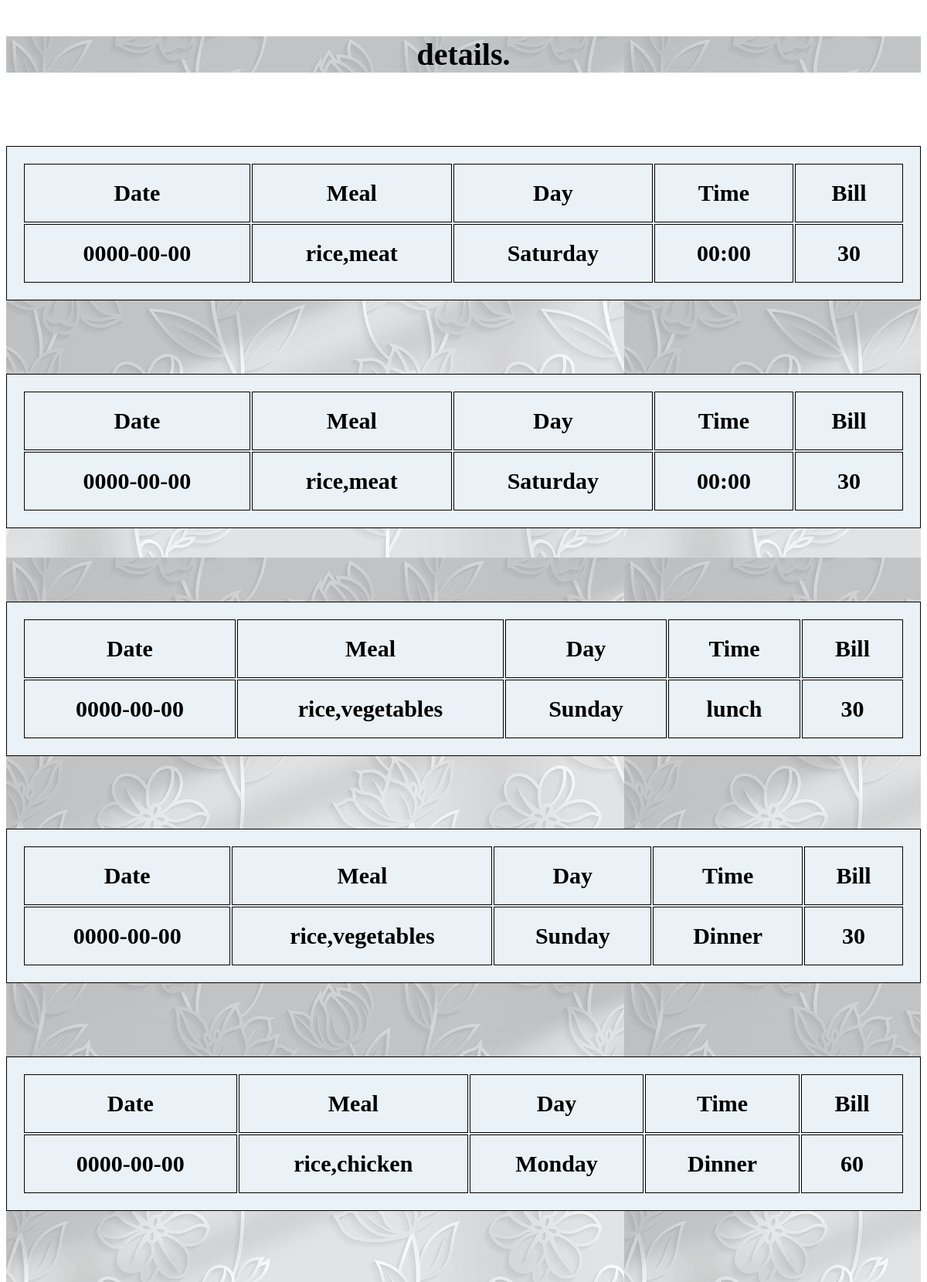
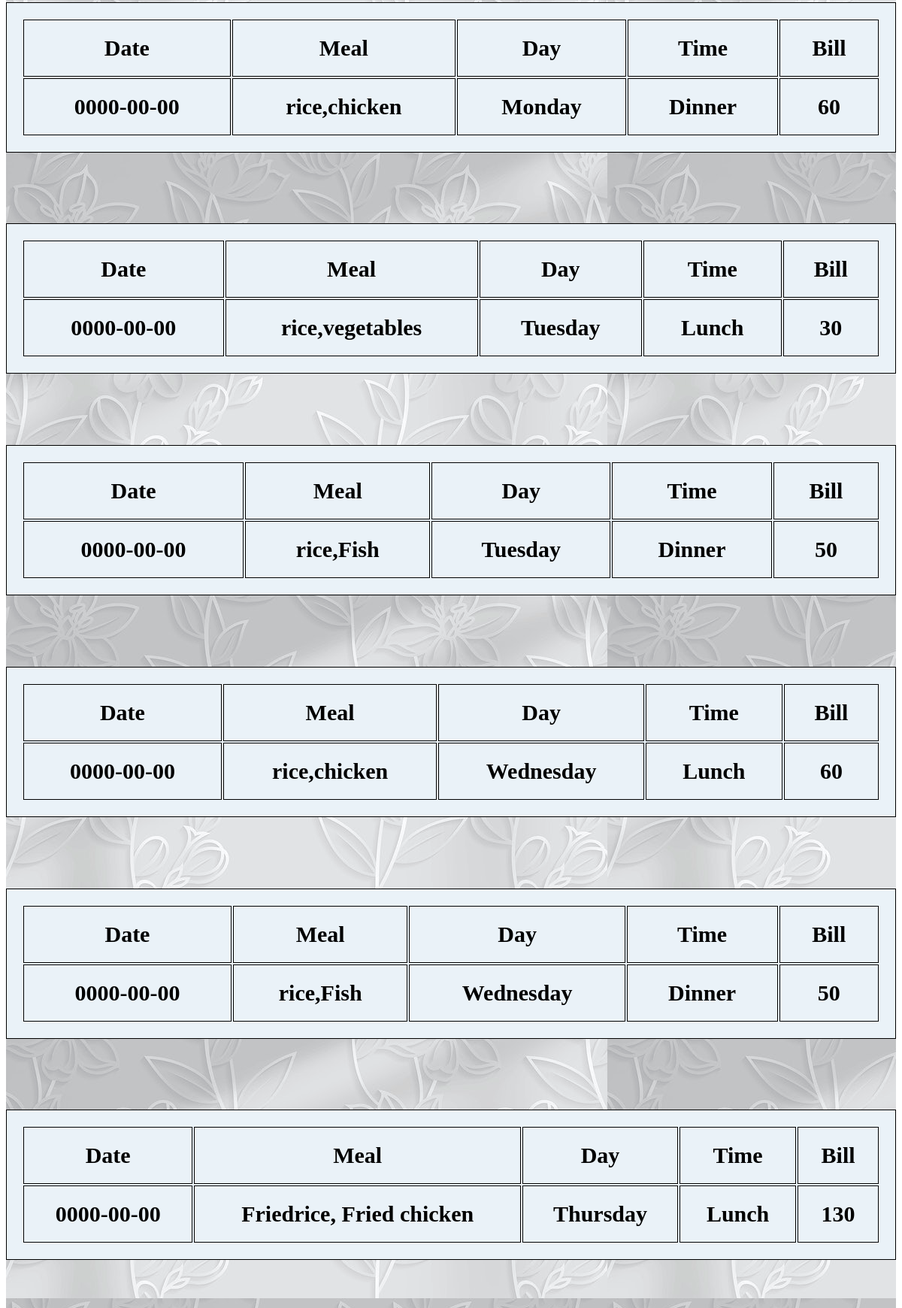
Page /menu_search.php (upper part) on the committed database (2 pictures, top to bottom).
### tables this page shows
CREATE TABLE `menu` (
  `date` date NOT NULL,
  `meal` varchar(256) NOT NULL,
  `day` varchar(256) NOT NULL,
  `time` varchar(6) NOT NULL,
  `bill` int(11) NOT NULL
);

### menu_search.php (the view, shortened to what this page needs)
<?php
include_once 'trial.php';
$date = mysqli_real_escape_string($conn, $_POST['date']);
$sql = "SELECT * FROM menu where date='$date';";
$res = mysqli_query($conn,$sql);
$check = mysqli_num_rows($res);
 ?>
<!DOCTYPE html>
<html>
    <head>
    </head>
    <body >
      <div style="margin-top: 4%; margin-left:0%; margin-right:0%; font-size: 40px;font-weight: bold">
        <center>details.</center></div>
		<center>
        <?php
        if ($check > 0) {
          while($row = mysqli_fetch_assoc($res)) {?>
            <div style="margin-top: 8%; font-size: 30px;font-weight: bold">
            <?php
					echo "<table>
              <tr>
                  <th>Date</th>
                  <th>Meal</th>
                  <th>Day</th>
                  <th>Time</th>
				  <th>Bill</th>
              </tr>";
            echo "<tr>";
              echo "<td>" . $row['date'] . "</td>";
              echo "<td>" . $row['meal'] . "</td>";
              echo "<td>" . $row['day'] . "</td>";
			  echo "<td>" . $row['time'] . "</td>";
              echo "<td>" . $row['bill'] . "</td>";
            echo "</tr>";
          ?>
        </div>
          <?php
        }
      }
	  else{
	  	echo "not found";
	  }?>
      </center>
      </body>
      </html>

### menu_search.php (style rules this page uses)
div { background-image: url("f.jpg"); }
table { width: 100%; background:#EAF2F8 ; }
table, td, th { border: 1.5px solid black; padding: 20px; text-align: center; }
th { text-align: center; }

### rows in the picture
menu: date "0000-00-00", meal "rice,meat", day "Saturday", time "00:00", bill "30"
menu: date "0000-00-00", meal "rice,meat", day "Saturday", time "00:00", bill "30"
menu: date "0000-00-00", meal "rice,vegetables", day "Sunday", time "lunch", bill "30"
menu: date "0000-00-00", meal "rice,vegetables", day "Sunday", time "Dinner", bill "30"
menu: date "0000-00-00", meal "rice,chicken", day "Monday", time "Dinner", bill "60"
menu: date "0000-00-00", meal "rice,chicken", day "Monday", time "Dinner", bill "60"
menu: date "0000-00-00", meal "rice,vegetables", day "Tuesday", time "Lunch", bill "30"
menu: date "0000-00-00", meal "rice,Fish", day "Tuesday", time "Dinner", bill "50"
menu: date "0000-00-00", meal "rice,chicken", day "Wednesday", time "Lunch", bill "60"
menu: date "0000-00-00", meal "rice,Fish", day "Wednesday", time "Dinner", bill "50"
menu: date "0000-00-00", meal "Friedrice, Fried chicken", day "Thursday", time "Lunch", bill "130"
